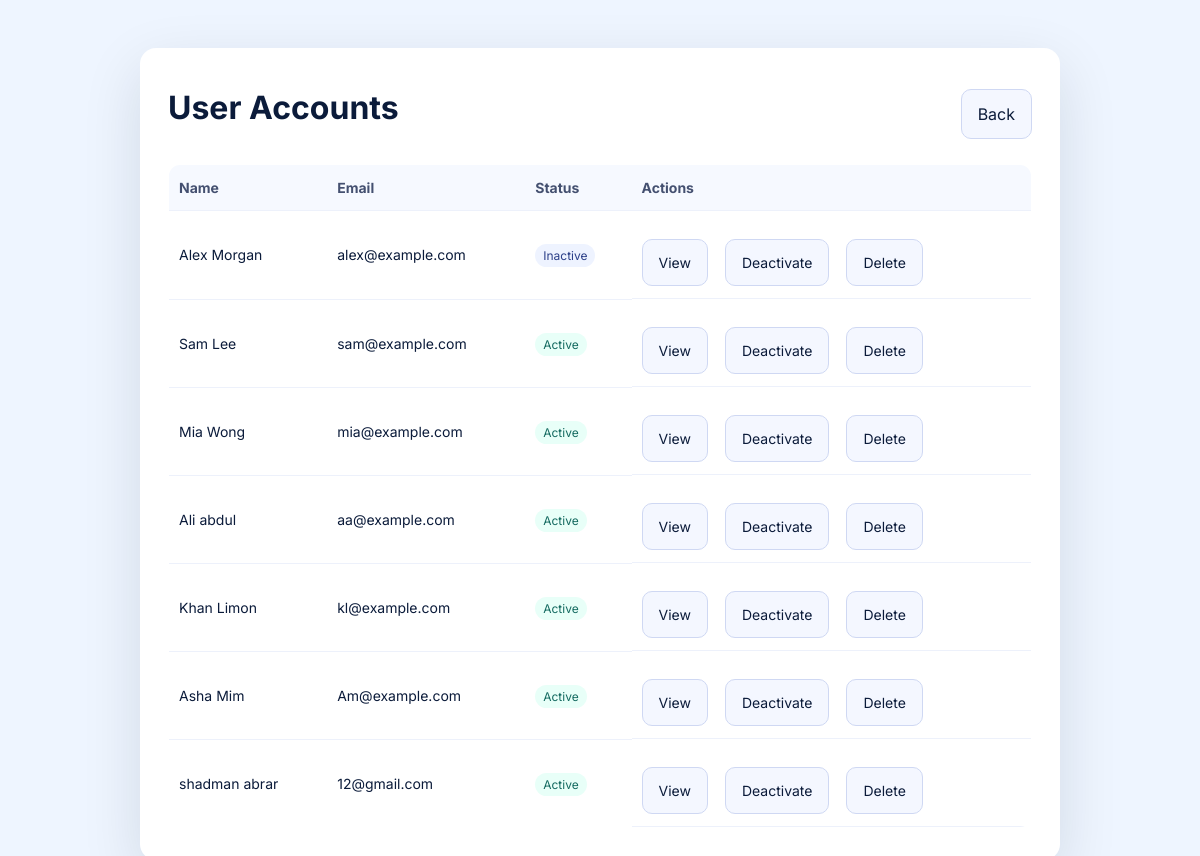
The app's page /admin-users.php (signed in) with its own data.
### tables this page shows
CREATE TABLE `users` (
  `id` int(11) NOT NULL,
  `first` varchar(100) NOT NULL,
  `last` varchar(100) NOT NULL,
  `email` varchar(255) NOT NULL,
  `password` varchar(255) NOT NULL,
  `status` enum('Active','Inactive') NOT NULL DEFAULT 'Active'
);

### admin-users.php (the view, shortened to what this page needs)
<?php
$conn = new mysqli("localhost", "root", "", "lostandfound");
$sql = "SELECT id, first, last, email, status FROM users ORDER BY id";
$result = $conn->query($sql);
?>
<!DOCTYPE html>
<html lang="en">
<head>
  <link rel="stylesheet" href="styles.css" />
</head>
<body>
  <main class="card">
    <div class="header">
      <h1>User Accounts</h1>
      <a class="btn" href="admin-dashboard.php">Back</a>
    </div>
    <table class="table">
      <thead>
        <tr><th>Name</th><th>Email</th><th>Status</th><th>Actions</th></tr>
      </thead>
      <tbody>
        <?php
        if ($result && $result->num_rows > 0) {
            while ($row = $result->fetch_assoc()) {
                $fullName = htmlspecialchars($row['first'] . ' ' . $row['last']);
                $email = htmlspecialchars($row['email']);
                $statusText = htmlspecialchars($row['status']);
                $statusClass = ($statusText === 'Active') ? 'badge ok' : 'badge bad';
                echo '<tr>';
                echo "<td>$fullName</td>";
                echo "<td>$email</td>";
                echo "<td><span class=\"$statusClass\">$statusText</span></td>";
                echo '<td class="actions">';
                echo '<form method="POST" style="display:inline;margin-right:5px;">';
                echo '<button class="btn" type="submit" name="view">View</button>';
                echo '</form>';
                if ($statusText === 'Active') {
                    echo '<form method="POST" style="display:inline;margin-right:5px;">';
                    echo '<button class="btn" type="submit" name="deactivate">Deactivate</button>';
                    echo '</form>';
                } else {
                    echo '<button class="btn" disabled style="margin-right:5px;">Deactivate</button>';
                }
                echo '<form method="POST" style="display:inline;">';
                echo '<button class="btn" type="submit" name="delete" onclick="return confirm(\'Are you sure to delete this user?\');">Delete</button>';
                echo '</form>';
                echo '</td>';
                echo '</tr>';
            }
        } else {
            echo '<tr><td colspan="4" style="text-align:center;">No users found.</td></tr>';
        }
        ?>
      </tbody>
    </table>
  </main>
</body>
</html>

### styles.css (style rules this page uses)
*, *::before, *::after { box-sizing: border-box; }
input, button, textarea, select { font: inherit; }
body { min-height: 100vh; line-height: 1.5; }
:root { --bg:#eef5ff; --card:#fff; --ink:#0b1b3a; --muted:#5d6b82; --primary:#2e6bff; --accent:#00b3a4; --danger:#e34b4b; --ring:0 0 0 3px rgba(46,107,255,.2); --radius:16px; }
* { box-sizing:border-box }
html,body { height:100% }
body { margin:0; font-family:Inter,system-ui,Segoe UI,Roboto,Arial,sans-serif; color:var(--ink); background:var(--bg); }
.card { width:min(920px,92vw); margin:6vh auto; background:var(--card); border-radius:var(--radius); box-shadow:0 20px 60px rgba(15,23,42,.12); padding:32px 28px; }
h1 { margin:4px 0 16px }
.actions { display:flex; gap:12px; flex-wrap:wrap; margin-top:16px }
.btn { display:inline-flex; align-items:center; justify-content:center; gap:8px; padding:12px 16px; border-radius:10px; border:1px solid #cfd8f3; text-decoration:none; color:var(--ink); background:#f4f7ff; transition: transform .2s, background .2s, box-shadow .2s; }
.table { width:100%; border-collapse:collapse; border:1px solid #e5eaf7; border-radius:12px; overflow:hidden; }
.table th,.table td { padding:12px 10px; border-bottom:1px solid #edf1fb; text-align:left; font-size:14px }
.table th { background:#f6f9ff; color:#445070 }
.badge { padding:4px 8px; border-radius:999px; font-size:12px; background:#eef3ff; color:#2b3f88 }
.badge.ok { background:#e8fff8; color:#146a60 }
.header { display:flex; align-items:center; justify-content:space-between; gap:12px; margin-bottom:16px }

### records on screen
users: fullName "Alex Morgan", email "alex@example.com", status "Inactive", shows "Deactivate"
users: fullName "Sam Lee", email "sam@example.com", status "Active"
users: fullName "Mia Wong", email "mia@example.com", status "Active"
users: fullName "Ali abdul", email "aa@example.com", status "Active"
users: fullName "Khan Limon", email "kl@example.com", status "Active"
users: fullName "Asha Mim", email "Am@example.com", status "Active"
users: fullName "shadman abrar", email "12@gmail.com", status "Active"
